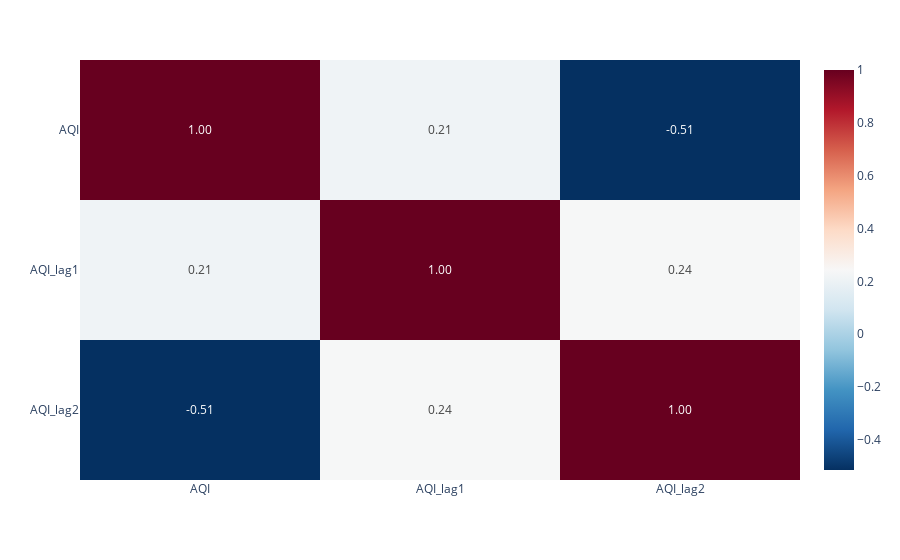

The notebook cell saved with this chart:
### Code cell
import plotly.express as px
fig= px.imshow(corr_matrix, text_auto=".2f", color_continuous_scale='RdBu_r', aspect="auto")
fig.show()

### Figure 1 — Plotly figure (JSON) as saved in the notebook; plotly's stock layout.template omitted (floating-point values rounded to 4 significant figures)
{"data": [{"coloraxis": "coloraxis", "hovertemplate": "x: %{x}<br>y: %{y}<br>color: %{z}<extra></extra>", "name": "0", "texttemplate": "%{z:.2f}", "type": "heatmap", "x": ["AQI", "AQI_lag1", "AQI_lag2"], "xaxis": "x", "y": ["AQI", "AQI_lag1", "AQI_lag2"], "yaxis": "y", "z": [[1.0, 0.2121, -0.5138], [0.2121, 1.0, 0.2406], [-0.5138, 0.2406, 1.0]]}], "layout": {"coloraxis": {"colorscale": [[0, "rgb(5,48,97)"], [0.1, "rgb(33,102,172)"], [0.2, "rgb(67,147,195)"], [0.3, "rgb(146,197,222)"], [0.4, "rgb(209,229,240)"], [0.5, "rgb(247,247,247)"], [0.6, "rgb(253,219,199)"], [0.7, "rgb(244,165,130)"], [0.8, "rgb(214,96,77)"], [0.9, "rgb(178,24,43)"], [1, "rgb(103,0,31)"]]}, "margin": {"t": 60}, "xaxis": {"anchor": "y", "domain": [0, 1]}, "yaxis": {"anchor": "x", "autorange": "reversed", "domain": [0, 1]}}}
